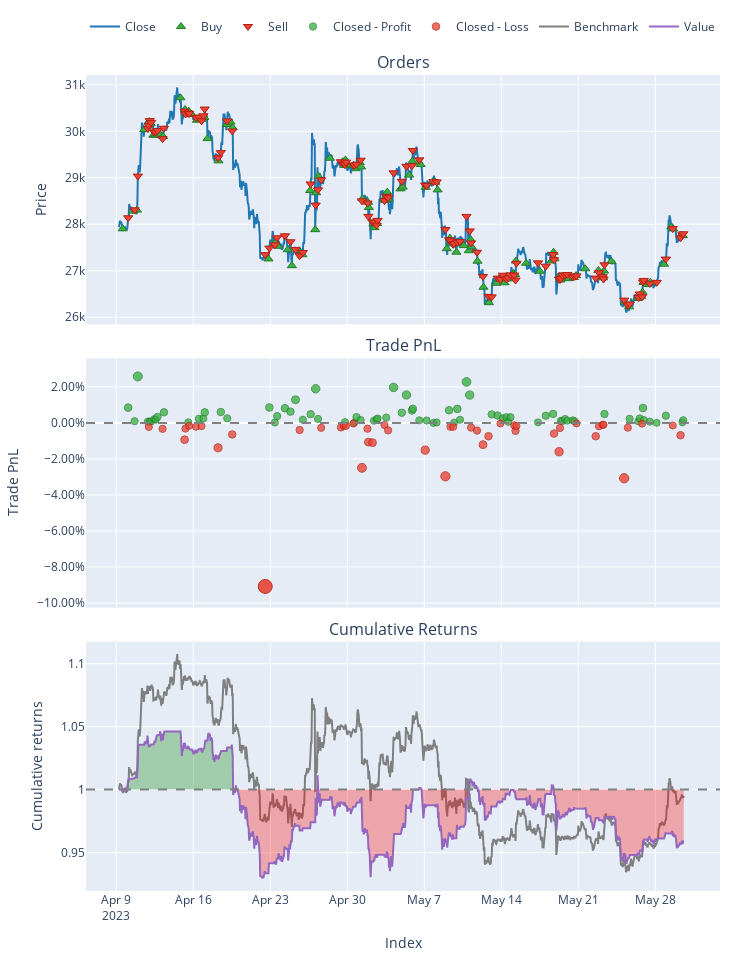

The code cell stored with this chart in its notebook:
### Markdown cell above
## Out of Sample

### Code cell
signal_df = X_test.copy()
signal_df['signal'] = pd.Series(data=grid_search.predict(X_test), index=X_test.index)

# convert signal as boolean
signal_df['signal'] = signal_df['signal'].apply(lambda x: True if x==1 else False)

# more realistic
signal_df['signal'] = signal_df['signal'].shift()
signal_df.dropna(inplace=True)

# create signal backtesting
signal_vectorbt = signal_df.ta.tsignals(signal_df.signal, asbool=True, append=True)

# close price
close_price = strat1.loc[signal_df.index[0]:signal_df.index[-1]]['close']

port = vbt.Portfolio.from_signals(close_price,
                                    entries=signal_vectorbt.TS_Entries,
                                    exits=signal_vectorbt.TS_Exits,
                                    freq="1h",
                                    init_cash = 1000,
                                    size=0.1,
                                    # fees = 0.00075,     # 0.075% (BNB 25% off)
                                    # slippage = 0.001    # 0.1%
                                )

port.plot().show()
port.stats()
